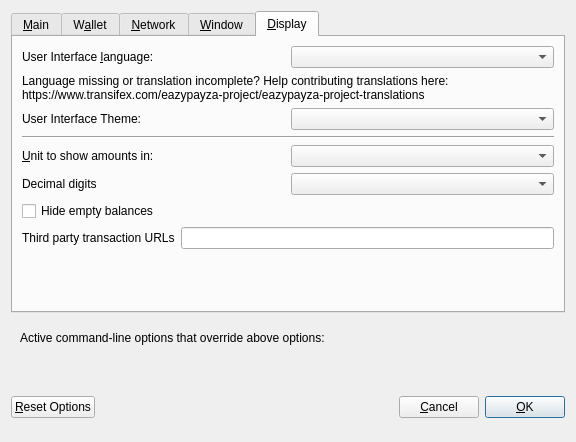
<?xml version="1.0" encoding="UTF-8"?>
<ui version="4.0">
 <class>OptionsDialog</class>
 <widget class="QDialog" name="OptionsDialog">
  <property name="geometry">
   <rect>
    <x>0</x>
    <y>0</y>
    <width>576</width>
    <height>442</height>
   </rect>
  </property>
  <property name="windowTitle">
   <string>Options</string>
  </property>
  <property name="modal">
   <bool>true</bool>
  </property>
  <layout class="QVBoxLayout" name="verticalLayout">
   <item>
    <widget class="QTabWidget" name="tabWidget">
     <property name="currentIndex">
      <number>4</number>
     </property>
     <widget class="QWidget" name="tabMain">
      <attribute name="title">
       <string>&amp;Main</string>
      </attribute>
      <layout class="QVBoxLayout" name="verticalLayout_Main">
       <item>
        <widget class="QCheckBox" name="bitcoinAtStartup">
         <property name="toolTip">
          <string>Automatically start EazyPayZa after logging in to the system.</string>
         </property>
         <property name="text">
          <string>&amp;Start EazyPayZa on system login</string>
         </property>
        </widget>
       </item>
       <item>
        <layout class="QHBoxLayout" name="horizontalLayout_2_Main">
         <item>
          <widget class="QLabel" name="databaseCacheLabel">
           <property name="text">
            <string>Size of &amp;database cache</string>
           </property>
           <property name="textFormat">
            <enum>Qt::PlainText</enum>
           </property>
           <property name="buddy">
            <cstring>databaseCache</cstring>
           </property>
          </widget>
         </item>
         <item>
          <widget class="QSpinBox" name="databaseCache"/>
         </item>
         <item>
          <widget class="QLabel" name="databaseCacheUnitLabel">
           <property name="text">
            <string>MB</string>
           </property>
           <property name="textFormat">
            <enum>Qt::PlainText</enum>
           </property>
          </widget>
         </item>
         <item>
          <spacer name="horizontalSpacer_2_Main">
           <property name="orientation">
            <enum>Qt::Horizontal</enum>
           </property>
           <property name="sizeHint" stdset="0">
            <size>
             <width>40</width>
             <height>20</height>
            </size>
           </property>
          </spacer>
         </item>
        </layout>
       </item>
       <item>
        <layout class="QHBoxLayout" name="horizontalLayout_3_Main">
         <item>
          <widget class="QLabel" name="threadsScriptVerifLabel">
           <property name="text">
            <string>Number of script &amp;verification threads</string>
           </property>
           <property name="textFormat">
            <enum>Qt::PlainText</enum>
           </property>
           <property name="buddy">
            <cstring>threadsScriptVerif</cstring>
           </property>
          </widget>
         </item>
         <item>
          <widget class="QSpinBox" name="threadsScriptVerif">
           <property name="toolTip">
            <string>(0 = auto, &lt;0 = leave that many cores free)</string>
           </property>
          </widget>
         </item>
         <item>
          <spacer name="horizontalSpacer_3_Main">
           <property name="orientation">
            <enum>Qt::Horizontal</enum>
           </property>
           <property name="sizeHint" stdset="0">
            <size>
             <width>40</width>
             <height>20</height>
            </size>
           </property>
          </spacer>
         </item>
        </layout>
       </item>
       <item>
        <spacer name="verticalSpacer_2">
         <property name="orientation">
          <enum>Qt::Vertical</enum>
         </property>
         <property name="sizeHint" stdset="0">
          <size>
           <width>20</width>
           <height>40</height>
          </size>
         </property>
        </spacer>
       </item>
       <item>
        <widget class="QCheckBox" name="checkBoxZeromintEnable">
         <property name="toolTip">
          <string>Enable automatic minting of EazyPayZa units to zEZPAY</string>
         </property>
         <property name="layoutDirection">
          <enum>Qt::LeftToRight</enum>
         </property>
         <property name="text">
          <string>Enable zEZPAY Automint</string>
         </property>
        </widget>
       </item>
       <item>
        <layout class="QHBoxLayout" name="horizontalLayout_3">
         <item>
          <widget class="QLabel" name="percentage_label">
           <property name="toolTip">
            <string>Percentage of incoming EZPAY which get automatically converted to zEZPAY via Zerocoin Protocol (min: 10%)</string>
           </property>
           <property name="text">
            <string>Percentage of autominted zEZPAY</string>
           </property>
          </widget>
         </item>
         <item>
          <widget class="QSpinBox" name="zeromintPercentage">
           <property name="minimum">
            <number>1</number>
           </property>
           <property name="maximum">
            <number>100</number>
           </property>
          </widget>
         </item>
        </layout>
       </item>
       <item>
        <layout class="QHBoxLayout" name="horizontalLayout" stretch="0,0">
         <property name="sizeConstraint">
          <enum>QLayout::SetFixedSize</enum>
         </property>
         <item>
          <widget class="QLabel" name="labelPreferredDenom">
           <property name="maximumSize">
            <size>
             <width>16777215</width>
             <height>16777215</height>
            </size>
           </property>
           <property name="toolTip">
            <string>Wait with automatic conversion to Zerocoin until enough EZPAY for this denomination is available</string>
           </property>
           <property name="text">
            <string>Preferred Automint zEZPAY Denomination</string>
           </property>
          </widget>
         </item>
         <item>
          <widget class="QComboBox" name="preferredDenom">
           <property name="maximumSize">
            <size>
             <width>16777215</width>
             <height>27</height>
            </size>
           </property>
           <property name="toolTip">
            <string>Wait with automatic conversion to Zerocoin until enough EZPAY for this denomination is available</string>
           </property>
           <property name="maxVisibleItems">
            <number>9</number>
           </property>
           <property name="maxCount">
            <number>9</number>
           </property>
          </widget>
         </item>
        </layout>
       </item>
      </layout>
     </widget>
     <widget class="QWidget" name="tabWallet">
      <attribute name="title">
       <string>W&amp;allet</string>
      </attribute>
      <layout class="QVBoxLayout" name="verticalLayout_Wallet">
       <item>
        <layout class="QHBoxLayout" name="horizontalLayout_2_Wallet">
         <item>
          <widget class="QLabel" name="labelStakeSplitThresholdText">
           <property name="text">
            <string>Stake split threshold:</string>
           </property>
          </widget>
         </item>
         <item>
          <widget class="QSpinBox" name="spinBoxStakeSplitThreshold">
           <property name="minimum">
            <number>1</number>
           </property>
           <property name="maximum">
            <number>999999</number>
           </property>
          </widget>
         </item>
        </layout>
       </item>
       <item>
        <widget class="QGroupBox" name="groupBox">
         <property name="title">
          <string>Expert</string>
         </property>
         <layout class="QVBoxLayout" name="verticalLayout_2">
          <item>
           <widget class="QCheckBox" name="coinControlFeatures">
            <property name="toolTip">
             <string>Whether to show coin control features or not.</string>
            </property>
            <property name="text">
             <string>Enable coin &amp;control features</string>
            </property>
           </widget>
          </item>
          <item>
           <widget class="QCheckBox" name="showMasternodesTab">
            <property name="toolTip">
             <string>Show additional tab listing all your masternodes in first sub-tab&lt;br/&gt;and all masternodes on the network in second sub-tab.</string>
            </property>
            <property name="text">
             <string>Show Masternodes Tab</string>
            </property>
           </widget>
          </item>
          <item>
           <widget class="QCheckBox" name="spendZeroConfChange">
            <property name="toolTip">
             <string>If you disable the spending of unconfirmed change, the change from a transaction&lt;br/&gt;cannot be used until that transaction has at least one confirmation.&lt;br/&gt;This also affects how your balance is computed.</string>
            </property>
            <property name="text">
             <string>&amp;Spend unconfirmed change</string>
            </property>
           </widget>
          </item>
         </layout>
        </widget>
       </item>
       <item>
        <spacer name="verticalSpacer_Wallet">
         <property name="orientation">
          <enum>Qt::Vertical</enum>
         </property>
         <property name="sizeHint" stdset="0">
          <size>
           <width>20</width>
           <height>40</height>
          </size>
         </property>
        </spacer>
       </item>
      </layout>
     </widget>
     <widget class="QWidget" name="tabNetwork">
      <attribute name="title">
       <string>&amp;Network</string>
      </attribute>
      <layout class="QVBoxLayout" name="verticalLayout_Network">
       <item>
        <widget class="QCheckBox" name="mapPortUpnp">
         <property name="toolTip">
          <string>Automatically open the EazyPayZa client port on the router. This only works when your router supports UPnP and it is enabled.</string>
         </property>
         <property name="text">
          <string>Map port using &amp;UPnP</string>
         </property>
        </widget>
       </item>
       <item>
        <widget class="QCheckBox" name="allowIncoming">
         <property name="toolTip">
          <string>Accept connections from outside</string>
         </property>
         <property name="text">
          <string>Allow incoming connections</string>
         </property>
        </widget>
       </item>
       <item>
        <widget class="QCheckBox" name="connectSocks">
         <property name="toolTip">
          <string>Connect to the EazyPayZa network through a SOCKS5 proxy.</string>
         </property>
         <property name="text">
          <string>&amp;Connect through SOCKS5 proxy (default proxy):</string>
         </property>
        </widget>
       </item>
       <item>
        <layout class="QHBoxLayout" name="horizontalLayout_1_Network">
         <item>
          <widget class="QLabel" name="proxyIpLabel">
           <property name="text">
            <string>Proxy &amp;IP:</string>
           </property>
           <property name="textFormat">
            <enum>Qt::PlainText</enum>
           </property>
           <property name="buddy">
            <cstring>proxyIp</cstring>
           </property>
          </widget>
         </item>
         <item>
          <widget class="QValidatedLineEdit" name="proxyIp">
           <property name="minimumSize">
            <size>
             <width>140</width>
             <height>0</height>
            </size>
           </property>
           <property name="maximumSize">
            <size>
             <width>140</width>
             <height>16777215</height>
            </size>
           </property>
           <property name="toolTip">
            <string>IP address of the proxy (e.g. IPv4: 127.0.0.1 / IPv6: ::1)</string>
           </property>
          </widget>
         </item>
         <item>
          <widget class="QLabel" name="proxyPortLabel">
           <property name="text">
            <string>&amp;Port:</string>
           </property>
           <property name="textFormat">
            <enum>Qt::PlainText</enum>
           </property>
           <property name="buddy">
            <cstring>proxyPort</cstring>
           </property>
          </widget>
         </item>
         <item>
          <widget class="QLineEdit" name="proxyPort">
           <property name="minimumSize">
            <size>
             <width>75</width>
             <height>0</height>
            </size>
           </property>
           <property name="maximumSize">
            <size>
             <width>55</width>
             <height>16777215</height>
            </size>
           </property>
           <property name="toolTip">
            <string>Port of the proxy (e.g. 9050)</string>
           </property>
          </widget>
         </item>
         <item>
          <spacer name="horizontalSpacer_1_Network">
           <property name="orientation">
            <enum>Qt::Horizontal</enum>
           </property>
           <property name="sizeHint" stdset="0">
            <size>
             <width>40</width>
             <height>20</height>
            </size>
           </property>
          </spacer>
         </item>
        </layout>
       </item>
       <item>
        <spacer name="verticalSpacer_Network">
         <property name="orientation">
          <enum>Qt::Vertical</enum>
         </property>
         <property name="sizeHint" stdset="0">
          <size>
           <width>20</width>
           <height>40</height>
          </size>
         </property>
        </spacer>
       </item>
      </layout>
     </widget>
     <widget class="QWidget" name="tabWindow">
      <attribute name="title">
       <string>&amp;Window</string>
      </attribute>
      <layout class="QVBoxLayout" name="verticalLayout_Window">
       <item>
        <widget class="QCheckBox" name="minimizeToTray">
         <property name="toolTip">
          <string>Show only a tray icon after minimizing the window.</string>
         </property>
         <property name="text">
          <string>&amp;Minimize to the tray instead of the taskbar</string>
         </property>
        </widget>
       </item>
       <item>
        <widget class="QCheckBox" name="minimizeOnClose">
         <property name="toolTip">
          <string>Minimize instead of exit the application when the window is closed. When this option is enabled, the application will be closed only after selecting Quit in the menu.</string>
         </property>
         <property name="text">
          <string>M&amp;inimize on close</string>
         </property>
        </widget>
       </item>
       <item>
        <spacer name="verticalSpacer_Window">
         <property name="orientation">
          <enum>Qt::Vertical</enum>
         </property>
         <property name="sizeHint" stdset="0">
          <size>
           <width>20</width>
           <height>40</height>
          </size>
         </property>
        </spacer>
       </item>
      </layout>
     </widget>
     <widget class="QWidget" name="tabDisplay">
      <attribute name="title">
       <string>&amp;Display</string>
      </attribute>
      <layout class="QVBoxLayout" name="verticalLayout_Display">
       <item>
        <layout class="QHBoxLayout" name="horizontalLayout_1_Display">
         <item>
          <widget class="QLabel" name="langLabel">
           <property name="text">
            <string>User Interface &amp;language:</string>
           </property>
           <property name="textFormat">
            <enum>Qt::PlainText</enum>
           </property>
           <property name="buddy">
            <cstring>lang</cstring>
           </property>
          </widget>
         </item>
         <item>
          <widget class="QValueComboBox" name="lang">
           <property name="toolTip">
            <string>The user interface language can be set here. This setting will take effect after restarting EazyPayZa.</string>
           </property>
          </widget>
         </item>
        </layout>
       </item>
       <item>
        <widget class="QLabel" name="label_3">
         <property name="toolTip">
          <string notr="true"/>
         </property>
         <property name="statusTip">
          <string notr="true"/>
         </property>
         <property name="whatsThis">
          <string notr="true"/>
         </property>
         <property name="accessibleName">
          <string notr="true"/>
         </property>
         <property name="text">
          <string>Language missing or translation incomplete? Help contributing translations here:
https://www.transifex.com/eazypayza-project/eazypayza-project-translations</string>
         </property>
         <property name="wordWrap">
          <bool>true</bool>
         </property>
         <property name="openExternalLinks">
          <bool>true</bool>
         </property>
         <property name="textInteractionFlags">
          <set>Qt::TextBrowserInteraction</set>
         </property>
        </widget>
       </item>
       <item>
        <layout class="QHBoxLayout" name="horizontalLayout_4_Display" stretch="0,0">
         <item>
          <widget class="QLabel" name="themeLabel">
           <property name="text">
            <string>User Interface Theme:</string>
           </property>
          </widget>
         </item>
         <item>
          <widget class="QValueComboBox" name="theme"/>
         </item>
        </layout>
       </item>
       <item>
        <widget class="Line" name="line">
         <property name="orientation">
          <enum>Qt::Horizontal</enum>
         </property>
        </widget>
       </item>
       <item>
        <layout class="QHBoxLayout" name="horizontalLayout_2_Display">
         <item>
          <widget class="QLabel" name="unitLabel">
           <property name="text">
            <string>&amp;Unit to show amounts in:</string>
           </property>
           <property name="textFormat">
            <enum>Qt::PlainText</enum>
           </property>
           <property name="buddy">
            <cstring>unit</cstring>
           </property>
          </widget>
         </item>
         <item>
          <widget class="QValueComboBox" name="unit">
           <property name="toolTip">
            <string>Choose the default subdivision unit to show in the interface and when sending coins.</string>
           </property>
          </widget>
         </item>
        </layout>
       </item>
       <item>
        <layout class="QHBoxLayout" name="horizontalLayout_5_Display">
         <item>
          <widget class="QLabel" name="digitsLabel">
           <property name="text">
            <string>Decimal digits</string>
           </property>
          </widget>
         </item>
         <item>
          <widget class="QValueComboBox" name="digits"/>
         </item>
        </layout>
       </item>
       <item>
        <widget class="QCheckBox" name="checkBoxHideZeroBalances">
         <property name="toolTip">
          <string>Hide empty balances</string>
         </property>
         <property name="layoutDirection">
          <enum>Qt::LeftToRight</enum>
         </property>
         <property name="text">
          <string>Hide empty balances</string>
         </property>
        </widget>
       </item>
       <item>
        <layout class="QHBoxLayout" name="horizontalLayout_3_Display">
         <item>
          <widget class="QLabel" name="thirdPartyTxUrlsLabel">
           <property name="toolTip">
            <string>Third party URLs (e.g. a block explorer) that appear in the transactions tab as context menu items. %s in the URL is replaced by transaction hash. Multiple URLs are separated by vertical bar |.</string>
           </property>
           <property name="text">
            <string>Third party transaction URLs</string>
           </property>
           <property name="buddy">
            <cstring>thirdPartyTxUrls</cstring>
           </property>
          </widget>
         </item>
         <item>
          <widget class="QLineEdit" name="thirdPartyTxUrls">
           <property name="toolTip">
            <string>Third party URLs (e.g. a block explorer) that appear in the transactions tab as context menu items. %s in the URL is replaced by transaction hash. Multiple URLs are separated by vertical bar |.</string>
           </property>
          </widget>
         </item>
        </layout>
       </item>
       <item>
        <spacer name="verticalSpacer">
         <property name="orientation">
          <enum>Qt::Vertical</enum>
         </property>
         <property name="sizeHint" stdset="0">
          <size>
           <width>20</width>
           <height>40</height>
          </size>
         </property>
        </spacer>
       </item>
      </layout>
     </widget>
    </widget>
   </item>
   <item>
    <widget class="QFrame" name="frame">
     <layout class="QVBoxLayout" name="verticalLayout_Bottom">
      <item>
       <layout class="QHBoxLayout" name="horizontalLayout_Bottom">
        <item>
         <widget class="QLabel" name="overriddenByCommandLineInfoLabel">
          <property name="text">
           <string>Active command-line options that override above options:</string>
          </property>
          <property name="textFormat">
           <enum>Qt::PlainText</enum>
          </property>
         </widget>
        </item>
        <item>
         <spacer name="horizontalSpacer_Bottom">
          <property name="orientation">
           <enum>Qt::Horizontal</enum>
          </property>
          <property name="sizeHint" stdset="0">
           <size>
            <width>40</width>
            <height>20</height>
           </size>
          </property>
         </spacer>
        </item>
       </layout>
      </item>
      <item>
       <widget class="QLabel" name="overriddenByCommandLineLabel">
        <property name="text">
         <string/>
        </property>
        <property name="textFormat">
         <enum>Qt::PlainText</enum>
        </property>
        <property name="wordWrap">
         <bool>true</bool>
        </property>
       </widget>
      </item>
     </layout>
    </widget>
   </item>
   <item>
    <layout class="QHBoxLayout" name="horizontalLayout_Buttons">
     <item>
      <widget class="QPushButton" name="resetButton">
       <property name="toolTip">
        <string>Reset all client options to default.</string>
       </property>
       <property name="text">
        <string>&amp;Reset Options</string>
       </property>
       <property name="autoDefault">
        <bool>false</bool>
       </property>
      </widget>
     </item>
     <item>
      <spacer name="horizontalSpacer_1">
       <property name="orientation">
        <enum>Qt::Horizontal</enum>
       </property>
       <property name="sizeHint" stdset="0">
        <size>
         <width>40</width>
         <height>48</height>
        </size>
       </property>
      </spacer>
     </item>
     <item>
      <widget class="QLabel" name="statusLabel">
       <property name="minimumSize">
        <size>
         <width>200</width>
         <height>0</height>
        </size>
       </property>
       <property name="font">
        <font>
         <weight>75</weight>
         <bold>true</bold>
        </font>
       </property>
       <property name="text">
        <string/>
       </property>
       <property name="textFormat">
        <enum>Qt::PlainText</enum>
       </property>
       <property name="wordWrap">
        <bool>true</bool>
       </property>
      </widget>
     </item>
     <item>
      <spacer name="horizontalSpacer_2">
       <property name="orientation">
        <enum>Qt::Horizontal</enum>
       </property>
       <property name="sizeHint" stdset="0">
        <size>
         <width>40</width>
         <height>48</height>
        </size>
       </property>
      </spacer>
     </item>
     <item>
      <widget class="QPushButton" name="cancelButton">
       <property name="text">
        <string>&amp;Cancel</string>
       </property>
       <property name="autoDefault">
        <bool>false</bool>
       </property>
      </widget>
     </item>
     <item>
      <widget class="QPushButton" name="okButton">
       <property name="text">
        <string>&amp;OK</string>
       </property>
       <property name="autoDefault">
        <bool>false</bool>
       </property>
       <property name="default">
        <bool>true</bool>
       </property>
      </widget>
     </item>
    </layout>
   </item>
  </layout>
 </widget>
 <customwidgets>
  <customwidget>
   <class>QValidatedLineEdit</class>
   <extends>QLineEdit</extends>
   <header>qvalidatedlineedit.h</header>
  </customwidget>
  <customwidget>
   <class>QValueComboBox</class>
   <extends>QComboBox</extends>
   <header>qvaluecombobox.h</header>
  </customwidget>
 </customwidgets>
 <resources/>
 <connections/>
</ui>
